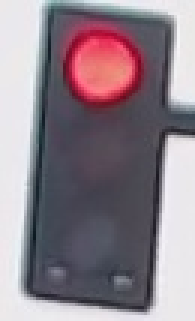
#> input picture traffic_light_images/training/red/12602079-41a7-4994-aacc-3679aec21262.jpg, 65 x 107 px (shown 3 times larger)
$ python -i eval.py   (imports and definitions only)
#> lines starting #> are read from the running program, lines starting #| are printed output that depends on the picture; after the words box and inside, x2 and y2 are one past the last pixel; in counts of white or black regions, pixels touching at a corner belong together
import numpy as np
import cv2
#stoplight_mask = cv2.imread("stoplight_mask.png")
def one_hot_encode(label):

    """ Функция осуществляет перекодировку текстового входного сигнала
     в массив элементов, соответствующий выходному сигналу

     Входные параметры: текстовая метка

     Выходные параметры: метка ввиде массива

     Пример:

        one_hot_encode("red") должно возвращать: [1, 0, 0]
        one_hot_encode("yellow") должно возвращать: [0, 1, 0]
        one_hot_encode("green") должно возвращать: [0, 0, 1]

     """

    one_hot_encoded = []

    if label == "red":
        one_hot_encoded = [1, 0, 0]
    elif label == "yellow":
        one_hot_encoded = [0, 1, 0]
    elif label == "green":
        one_hot_encoded = [0, 0, 1]

    return one_hot_encoded

# приведение входного изображения к стандартному виду
def standardize_input(image):
    standard_im = image
    """Приведение изображений к стандартному виду.
    Входные данные: изображение
    Выходные данные: стандартизированное изображений.
    """
    width = 100
    height = 300
    standard_im = cv2.resize(standard_im, (width, height))
    ## TODO: Если вы хотите преобразовать изображение в формат, одинаковый для всех изображений, сделайте это здесь.
    return standard_im

# Определение сигнала светофора по изображению

def predict_label(rgb_image):
    """
     функция определения сигнала светофора по входному изображению

     Входные данные: rgb изображение
     Выходные данные:

    """
    ## TODO: ваша функция распознавания сигнала светофора должна быть здесь.
    labels = ["red", "yellow", "green"]
    predicted_label = "yellow"
    h_min = np.array((0, 70, 70), np.uint8)
    h_max = np.array((255, 255, 255), np.uint8)

    bgr_image = cv2.cvtColor(rgb_image, cv2.COLOR_RGB2BGR)
#> bgr_image is the input picture: shape (107, 65, 3); mean B, G, R 139.6, 130.4, 142.9
    hsv_image = cv2.cvtColor(bgr_image, cv2.COLOR_BGR2HLS)
#> hsv_image: shape (107, 65, 3); mean of channels 0, 1, 2 128.2, 139.3, 39.6

    #res = cv2.subtract(bgr_image, stoplight_mask)
    #res_hsv = cv2.cvtColor(res, cv2.COLOR_BGR2HLS)

    mask = cv2.inRange(hsv_image, h_min, h_max)
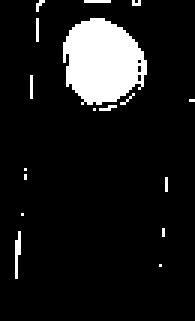
#> mask: shape (107, 65) (shown 3 times larger); 9.8% white; 17 white regions (15 under 20 px), largest, box (x1, y1, x2, y2) and area: (21, 6, 49, 35) 599, (5, 77, 7, 93) 21
    mask = cv2.erode(mask, None, iterations=1)
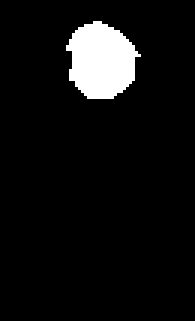
#> mask: shape (107, 65) (shown 3 times larger); 6.7% white; 1 white region, box (x1, y1, x2, y2) and area: (22, 7, 47, 33) 464
    mask = cv2.dilate(mask, None, iterations=2)
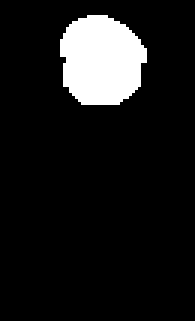
#> mask: shape (107, 65) (shown 3 times larger); 9.9% white; 1 white region

    contours, hierarchy = cv2.findContours(mask, cv2.RETR_TREE, cv2.CHAIN_APPROX_NONE)
#> contours = 1 contour; box (x1, y1, x2, y2) and area: (20, 5, 49, 35) 644
    #copy = bgr_image.copy()
    if len(contours) > 0:
        contours = sorted(contours, key=cv2.contourArea, reverse=True)
        #cv2.drawContours(copy, contours, 0, (255, 0, 255), 2)
        x, y, w, h = cv2.boundingRect(contours[0])
#> x = 20; y = 5; w = 29; h = 30
        x_center = x + w // 2
#> x_center = 34
        y_center = y + h // 2
#> y_center = 20
        predicted_label = labels[y_center // (bgr_image.shape[0] // 3)]
#> predicted_label = 'red'
        # [9 lines of commented-out code are left out]
    encoded_label = one_hot_encode(predicted_label)
#> encoded_label = [1, 0, 0]

    return encoded_label

>>> import cv2
>>> picture = cv2.cvtColor(cv2.imread('traffic_light_images/training/red/12602079-41a7-4994-aacc-3679aec21262.jpg'), cv2.COLOR_BGR2RGB)
>>> result = predict_label(picture)
#> result = [1, 0, 0]

$ run again, on traffic_light_images/training/red/373aae3a-141f-4e10-82dd-309246c736a6.jpg
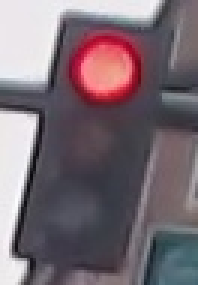
#> input picture traffic_light_images/training/red/373aae3a-141f-4e10-82dd-309246c736a6.jpg, 66 x 95 px (shown 3 times larger)
#> in predict_label, bgr_image is the input picture: shape (95, 66, 3); mean B, G, R 114.8, 106.8, 120.5
#> hsv_image: shape (95, 66, 3); mean of channels 0, 1, 2 134.8, 115.5, 35.7
#> in predict_label, `mask = cv2.inRange(hsv_image, h_min, h_max)`:
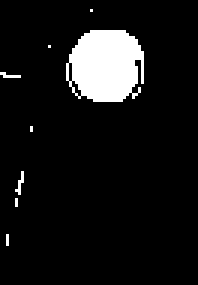
#> mask: shape (95, 66) (shown 3 times larger); 8.4% white; 8 white regions (7 under 20 px), largest, box (x1, y1, x2, y2) and area: (22, 10, 48, 34) 496
#> in predict_label, `mask = cv2.dilate(mask, None, iterations=2)`:
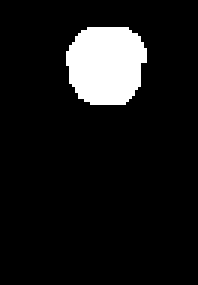
#> mask: shape (95, 66) (shown 3 times larger); 9.2% white; 1 white region
#> contours = 1 contour; box (x1, y1, x2, y2) and area: (22, 9, 49, 35) 534
#> x = 22; y = 9; w = 27; h = 26
#> x_center = 35
#> y_center = 22
#> predicted_label = 'red'
#> encoded_label = [1, 0, 0]

$ run again, on traffic_light_images/training/red/a4fee8a1-008b-4f1b-97ae-46260ed99e91.jpg
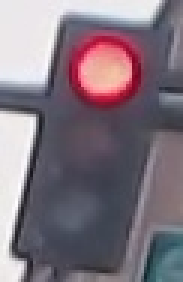
#> input picture traffic_light_images/training/red/a4fee8a1-008b-4f1b-97ae-46260ed99e91.jpg, 61 x 94 px (shown 3 times larger)
#> in predict_label, bgr_image is the input picture: shape (94, 61, 3); mean B, G, R 126.3, 115.8, 127.9
#> hsv_image: shape (94, 61, 3); mean of channels 0, 1, 2 128.7, 124.8, 39.4
#> in predict_label, `mask = cv2.inRange(hsv_image, h_min, h_max)`:
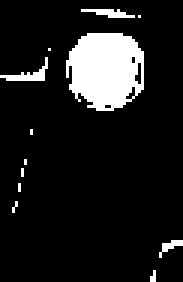
#> mask: shape (94, 61) (shown 3 times larger); 11.1% white; 12 white regions (9 under 20 px), largest, box (x1, y1, x2, y2) and area: (22, 11, 48, 37) 524, (0, 19, 16, 27) 41, (27, 3, 45, 6) 31
#> in predict_label, `mask = cv2.dilate(mask, None, iterations=2)`:
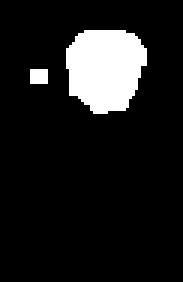
#> mask: shape (94, 61) (shown 3 times larger); 11% white; 2 white regions
#> contours = 2 contours; box (x1, y1, x2, y2) and area: (22, 10, 49, 38) 556, (10, 23, 16, 28) 20
#> x = 22; y = 10; w = 27; h = 28
#> x_center = 35
#> y_center = 24
#> predicted_label = 'red'
#> encoded_label = [1, 0, 0]
